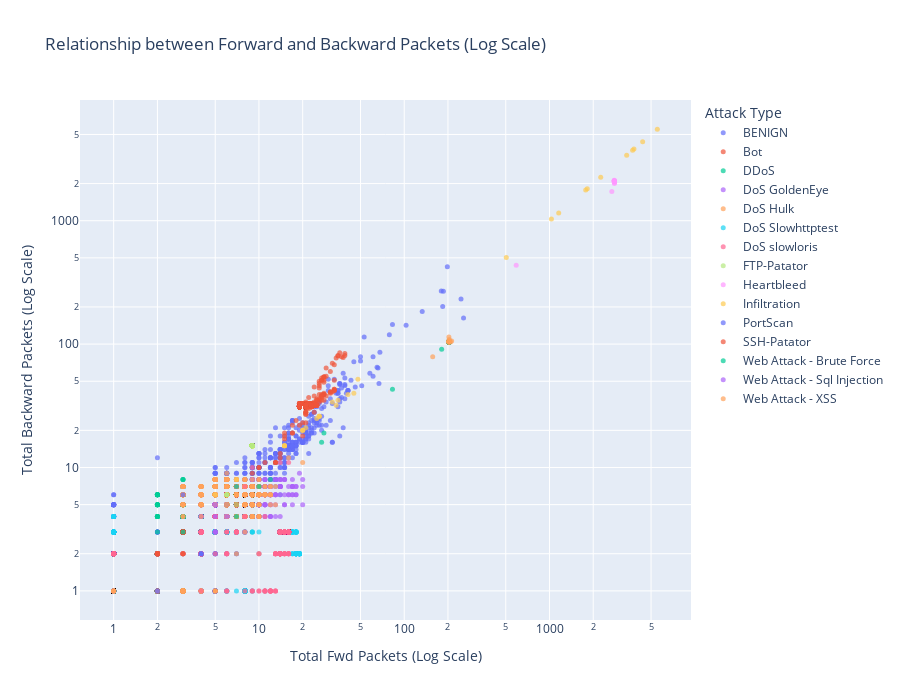

Notebook cell for this chart:
### Code cell
output_path = 'saved_plots/scatter_bck_fwd.csv'
scatter_sample_df = pd.read_csv(output_path)

fig = go.Figure()

for label in sorted(scatter_sample_df['Label'].unique()):
    data = scatter_sample_df[scatter_sample_df['Label'] == label]
    fig.add_trace(go.Scatter(
        x=data['Total Fwd Packets'],
        y=data['Total Backward Packets'],
        name=label,
        mode='markers',
        marker=dict(size=5, opacity=0.7)
    ))

fig.update_layout(
    title_text="Relationship between Forward and Backward Packets (Log Scale)",
    xaxis_title="Total Fwd Packets (Log Scale)",
    yaxis_title="Total Backward Packets (Log Scale)",
    height=700,
    legend_title_text='Attack Type',
    xaxis_type="log",
    yaxis_type="log"
)

fig.show()

### Figure 1 — Plotly figure (JSON) as saved in the notebook; plotly's stock layout.template omitted (floating-point values rounded to 4 significant figures; data arrays with more than 128 entries replaced by an {"elided": "..."} marker saying what was removed)
{"data": [{"marker": {"opacity": 0.7, "size": 5}, "mode": "markers", "name": "BENIGN", "type": "scatter", "x": {"elided": "2500 float values"}, "y": {"elided": "2500 float values"}}, {"marker": {"opacity": 0.7, "size": 5}, "mode": "markers", "name": "Bot", "type": "scatter", "x": {"elided": "1966 float values"}, "y": {"elided": "1966 float values"}}, {"marker": {"opacity": 0.7, "size": 5}, "mode": "markers", "name": "DDoS", "type": "scatter", "x": {"elided": "2500 float values"}, "y": {"elided": "2500 float values"}}, {"marker": {"opacity": 0.7, "size": 5}, "mode": "markers", "name": "DoS GoldenEye", "type": "scatter", "x": {"elided": "2500 float values"}, "y": {"elided": "2500 float values"}}, {"marker": {"opacity": 0.7, "size": 5}, "mode": "markers", "name": "DoS Hulk", "type": "scatter", "x": {"elided": "2500 float values"}, "y": {"elided": "2500 float values"}}, {"marker": {"opacity": 0.7, "size": 5}, "mode": "markers", "name": "DoS Slowhttptest", "type": "scatter", "x": {"elided": "2500 float values"}, "y": {"elided": "2500 float values"}}, {"marker": {"opacity": 0.7, "size": 5}, "mode": "markers", "name": "DoS slowloris", "type": "scatter", "x": {"elided": "2500 float values"}, "y": {"elided": "2500 float values"}}, {"marker": {"opacity": 0.7, "size": 5}, "mode": "markers", "name": "FTP-Patator", "type": "scatter", "x": {"elided": "2500 float values"}, "y": {"elided": "2500 float values"}}, {"marker": {"opacity": 0.7, "size": 5}, "mode": "markers", "name": "Heartbleed", "type": "scatter", "x": [2685.0, 2792.0, 2794.0, 2791.0, 2782.0, 2782.0, 2801.0, 2802.0, 2805.0, 2797.0, 590.0], "y": [1729.0, 2110.0, 2130.0, 2114.0, 2089.0, 2091.0, 2069.0, 2067.0, 2028.0, 2006.0, 436.0]}, {"marker": {"opacity": 0.7, "size": 5}, "mode": "markers", "name": "Infiltration", "type": "scatter", "x": [5.0, 2.0, 5523.0, 15.0, 4376.0, 3398.0, 3813.0, 48.0, 3733.0, 2252.0, 1157.0, 1819.0, 1031.0, 504.0, 1775.0, 2.0, 2.0, 8.0, 32.0, 15.0, 26.0, 20.0, 35.0, 15.0, 25.0, 20.0, 34.0, 15.0, 26.0, 20.0, 45.0, 26.0, 21.0, 41.0, 7.0, 2.0], "y": [6.0, 0.0, 5525.0, 15.0, 4374.0, 3398.0, 3811.0, 52.0, 3732.0, 2250.0, 1157.0, 1817.0, 1031.0, 504.0, 1775.0, 0.0, 1.0, 0.0, 34.0, 15.0, 26.0, 20.0, 35.0, 15.0, 25.0, 20.0, 32.0, 15.0, 26.0, 20.0, 40.0, 26.0, 21.0, 39.0, 8.0, 1.0]}, {"marker": {"opacity": 0.7, "size": 5}, "mode": "markers", "name": "PortScan", "type": "scatter", "x": {"elided": "2500 float values"}, "y": {"elided": "2500 float values"}}, {"marker": {"opacity": 0.7, "size": 5}, "mode": "markers", "name": "SSH-Patator", "type": "scatter", "x": {"elided": "2500 float values"}, "y": {"elided": "2500 float values"}}, {"marker": {"opacity": 0.7, "size": 5}, "mode": "markers", "name": "Web Attack - Brute Force", "type": "scatter", "x": {"elided": "1507 float values"}, "y": {"elided": "1507 float values"}}, {"marker": {"opacity": 0.7, "size": 5}, "mode": "markers", "name": "Web Attack - Sql Injection", "type": "scatter", "x": [4.0, 2.0, 4.0, 1.0, 4.0, 1.0, 5.0, 1.0, 4.0, 1.0, 4.0, 1.0, 4.0, 1.0, 5.0, 6.0, 5.0, 5.0, 4.0, 1.0, 1.0], "y": [4.0, 1.0, 4.0, 1.0, 4.0, 1.0, 4.0, 1.0, 4.0, 1.0, 4.0, 1.0, 4.0, 1.0, 3.0, 4.0, 3.0, 5.0, 4.0, 1.0, 1.0]}, {"marker": {"opacity": 0.7, "size": 5}, "mode": "markers", "name": "Web Attack - XSS", "type": "scatter", "x": {"elided": "652 float values"}, "y": {"elided": "652 float values"}}], "layout": {"height": 700, "legend": {"title": {"text": "Attack Type"}}, "title": {"text": "Relationship between Forward and Backward Packets (Log Scale)"}, "xaxis": {"title": {"text": "Total Fwd Packets (Log Scale)"}, "type": "log"}, "yaxis": {"title": {"text": "Total Backward Packets (Log Scale)"}, "type": "log"}}}
